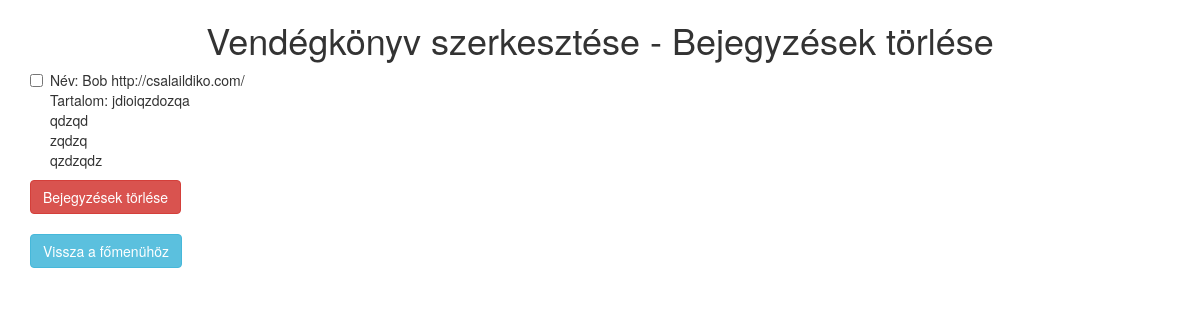
Page /szerkesztes/vendegkonyv_t.php on the committed database.
### tables this page shows
CREATE TABLE IF NOT EXISTS `livre` (
  `id` int(11) NOT NULL AUTO_INCREMENT,
  `date` date NOT NULL,
  `nom` varchar(250) NOT NULL,
  `contenu` text NOT NULL,
  PRIMARY KEY (`id`)
);

### szerkesztes/vendegkonyv_t.php (the view, shortened to what this page needs)
<?php
include("head.php");
?>
<h1 class="text-center">Vendégkönyv szerkesztése - Bejegyzések törlése</h1>
<form role="form" action="<?php echo $_SERVER["PHP_SELF"];?>" method="post" accept-charset="UTF-8">
<?php
$reponse = $bdd->query("SELECT * FROM livre ORDER BY id DESC");
while ($donnees = $reponse->fetch()){
?>
	<div class="checkbox">
		<label><input type="checkbox" name="id_<?php echo $donnees['id']?>" value="<?php echo $donnees['id']?>">Név: <?php echo $donnees['nom']?><br/>Tartalom: <?php echo substr($donnees['contenu'],0,100);
		?></label>
	</div>
<?php
}
?>
<button type="submit" class="btn btn-danger">Bejegyzések törlése</button>
</form>
<br/>
<?php
include("foot.php");
?>

### rows in the picture
livre: nom "Bob http://csalaildiko.com/", contenu "jdioiqzdozqa qdzqd zqdzq qzdzqdz"
